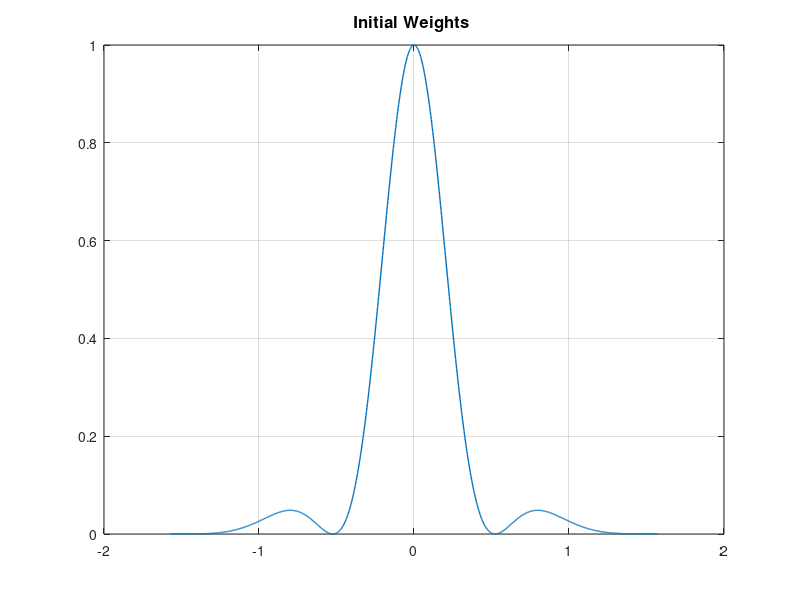

MATLAB code for this plot: (Note: this script raises an error after producing the figure.)
%% ANTENNES INTELIGENTES TP


%% VARIABLES GLOBALES


clc
clear all; % effacement de toutes les variables de l�espace travail
close all; % fermeture de tous les fichiers (�ventuellement) ouverts
global NOMBRE_ANTENNES; % nombre total de capteurs de l�antenne
global BINARY_DATA_RATE; % d�bit de la source binaire transmise
global FACTEUR_SURECH; % facteur de sur-�chantillonnage au r�cepteur
global ROLL_OFF_FACTOR; % facteur de retomb�e des filtres en cosinus sur-�l�v�
global SAMPLING_FREQ; % fr�quence d��chantillonage du signal au r�cepteur
global BAUD_RATE; % rapidit� de modulation des donn�es transmises

%% INIT PARAMETRES

%=============================================================================
% 1- Exemple d�initialisation des ces param�tres
%=============================================================================
ROLL_OFF_FACTOR=0.3;
NOMBRE_ANTENNES=16;
FACTEUR_SURECH=2;
BANDWIDTH=200e3;
DUREE_SYMBOLE=1/BANDWIDTH;
BAUD_RATE=1/DUREE_SYMBOLE;
SAMPLING_FREQ=FACTEUR_SURECH*BAUD_RATE;
d_sur_lambda = [.125 .25 .5];
M = 16;

%% ALGORITHME SIMPLE DE 
 

nombre_points = 1000;
phi = linspace(-pi/2,pi/2,nombre_points);
CC = zeros(3,nombre_points);
v = zeros(M,1);%

M_const = 1/sqrt(M);
w = ones(16,1)*M_const;
for j = 1:3
    for i = 1:size(phi,2)
        for m = 1:size(v,1)
         v(m) = M_const*exp(-1i*2*pi*d_sur_lambda(j)*(m-1)*sin(phi(i)));  
        end
       C(i) = abs(w'*v*v'*w);
    end
    CC(j,:) = C;
    

figure('Units', 'pixels', ...
    'Position', [100 100 500 375]);
plot(phi,(C),'LineWidth',1);
grid()
title('Initial Weights ','FontSize',12);


figure()
TracePolar(phi,(C), -50);
grid()
title('Final Weights ','FontSize',12);


end



figure()
hold on
plot(phi,CC(1,:),'-b','LineWidth',1);
plot(phi,CC(2,:),'-m','LineWidth',1);
plot(phi,CC(3,:),'-r','LineWidth',1);
hold off
grid on
title('Initial Weights ','FontSize',12);



grid on

%% GENERATION DE SIGNALES

%=============================================================================
% 2- G�n�ration des signaux sur l�ensemble des capteurs
%=============================================================================
% 
Phis = 0;%20*pi/180; % dangle d�incidence du signal utile
Phi1 = -30*pi/180 % angle d�incidence du premier interf�rent
Phi2 = 60*pi/180 %  angale d�incidence du second interf�rent
RSB = 30; % rapport de puissance (en dB) entre le signal utile
% et le bruit au niveau de chaque capteur
RSI1 = 300 % rapport de puissance (en dB) entre le signal utile et l�interf�rent n?1
RSI2 = 300 % rapport de puissance (en dB) entre le signal utile et l�interf�rent n?2


[MatriceR,MatriceS,Sig,BinaireIn,PenteSCurve] = ...
    GeneSignaux(Phis,Phi1,Phi2,RSB,RSI1,RSI2);


%code rajoute pour moi
%========================================================
%calcule de la sortie y 
M = 16;
w = ones(16,1)*1/M^0.5;
y = zeros(1,size(Sig,2));
for id =1:size(Sig,2)
    y(id) = w'* Sig(:,id);
end

%diagramme de l'oeil pour l' entree
 eyediagram(Sig(1,:),FACTEUR_SURECH) ;
% %diagramme de l'oeil pour la sortie
 eyediagram(y,FACTEUR_SURECH) ;






%% RAPPORT  PUISSANCE SIGNAl - BRUIT

% %output
% a = 3.0075;
% b = 3.03525;
% %input
% aa = 0.73625;
% bb = 0.7375;
% Ps_out = a*a+b*b;
% Ps_in  = aa*aa+bb*bb;
% 
% G = Ps_out/Ps_in
% 
% %% DOCUMENTATION
% 


h = get(0,'children');
for i=length(h):-1:1
  saveas(h(i), ['exo2_' num2str(length(h)+1-i)], 'png');
end











